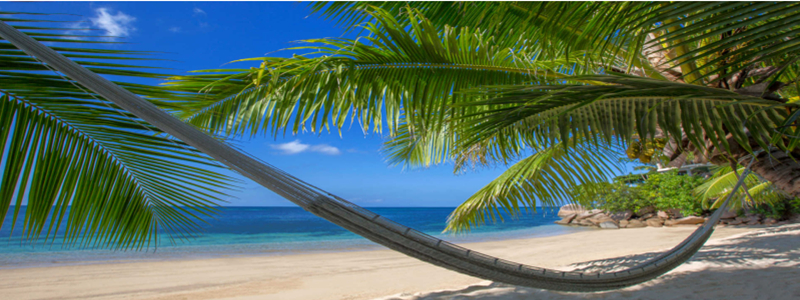
#> input picture datas/beach.jpg, 800 x 300 px
$ jupyter execute '65-图像特效-锐化.ipynb'   (shell and % lines are left out)
#> lines starting #> are read from the running program, lines starting #| are printed output that depends on the picture
# 图像特效-锐化

[cell 1]
from scipy import signal
import numpy as np
import cv2
import matplotlib.pyplot as plt
import math

[cell 2]
src = cv2.imread('../datas/beach.jpg')
#> src is the input picture: shape (300, 800, 3); mean B, G, R 97.8, 108.9, 84.7
gray = cv2.imread('../datas/beac.jpg',0)
rgb = cv2.cvtColor(src,cv2.COLOR_BGR2RGB)

[cell 3]
def sharpen(src):
    kernel =np.array([[0, -1, 0],
                [-1, 5, -1],
                [0, -1, 0]]).astype(dtype=np.float32)
    srcf = src.astype(np.float32)
    dst = np.zeros_like(srcf)
    if len(src.shape) > 2:
        dst[:,:,0] = signal.convolve2d(srcf[:,:,0],kernel, boundary='symm', mode='same')
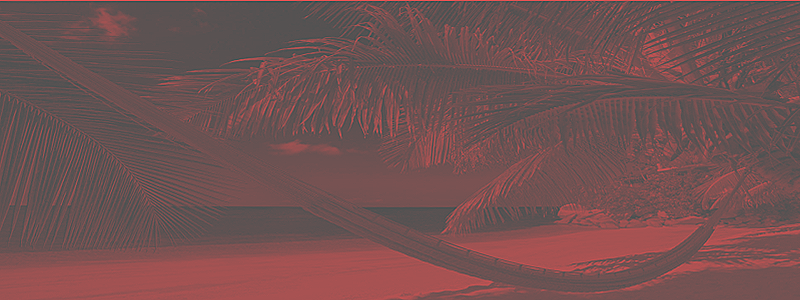
#> dst: shape (300, 800, 3) float32; mean R, G, B 84.7, 0, 0; drawn with min black and max white
        dst[:,:,1] = signal.convolve2d(srcf[:,:,1],kernel, boundary='symm', mode='same')
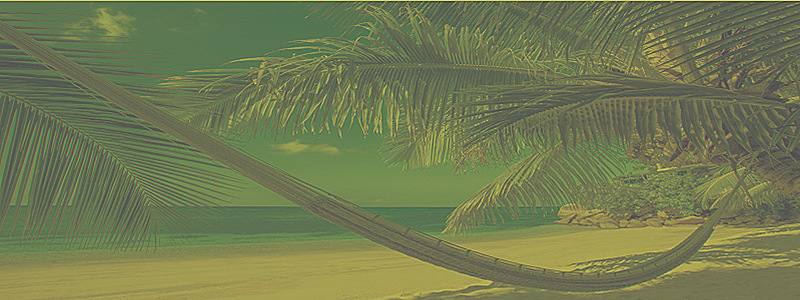
#> dst: shape (300, 800, 3) float32; mean R, G, B 84.7, 108.9, 0; drawn with min black and max white
        dst[:,:,2] = signal.convolve2d(srcf[:,:,2],kernel, boundary='symm', mode='same')
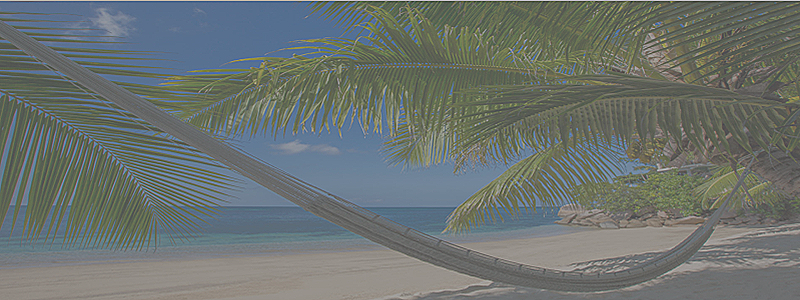
#> dst: shape (300, 800, 3) float32; mean R, G, B 84.7, 108.9, 97.8; drawn with min black and max white
    else:
        dst = signal.convolve2d(srcf,kernel, boundary='symm', mode='same')
    dst = np.clip(dst,0,255)
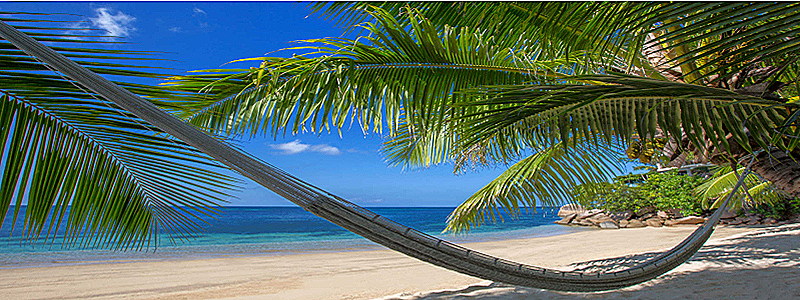
#> dst: shape (300, 800, 3) float32; mean R, G, B 85.8, 108.6, 101.7
    return dst.astype(np.uint8)
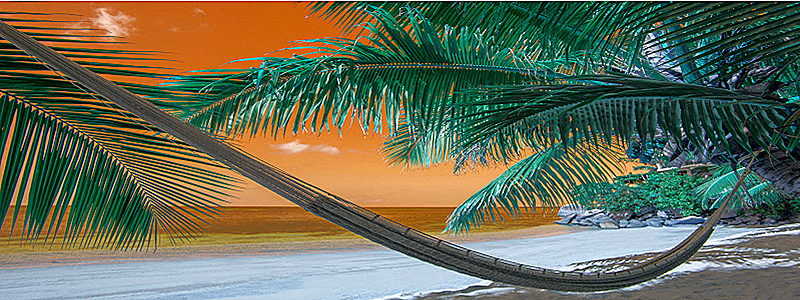
#> returned value: shape (300, 800, 3); mean of channels 0, 1, 2 85.8, 108.6, 101.7; drawn as B, G, R

$ run again, with datas/animal.jpg copied over datas/beach.jpg
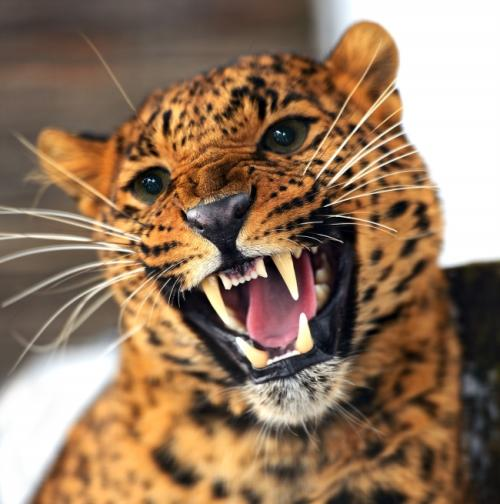
#> input picture datas/animal.jpg, 500 x 504 px
#> src is the input picture: shape (504, 500, 3); mean B, G, R 95.3, 119.5, 147.5
#> in sharpen, `dst[:,:,2] = signal.convolve2d(srcf[:,:,2],kernel, boundary='symm', mo..`:
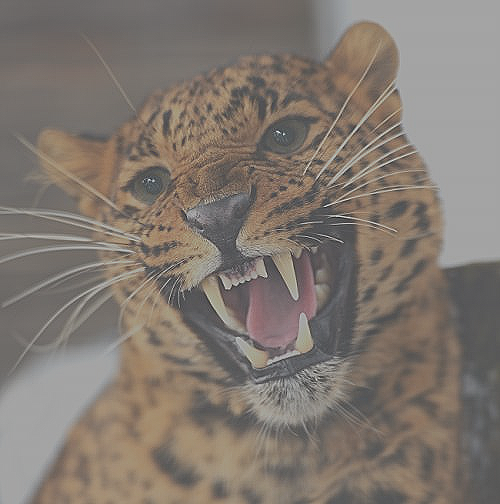
#> dst: shape (504, 500, 3) float32; mean R, G, B 147.5, 119.6, 95.3; drawn with min black and max white
#> in sharpen, `return dst.astype(np.uint8)`:
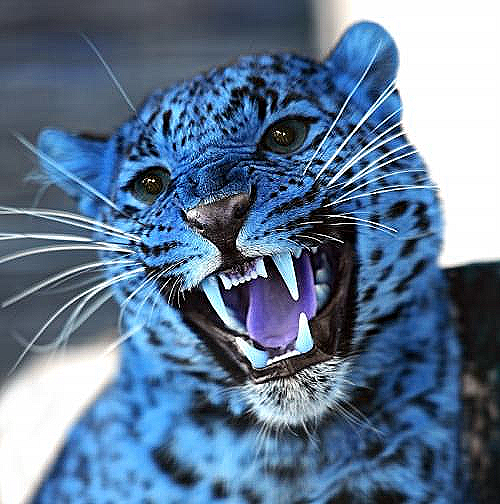
#> returned value: shape (504, 500, 3); mean of channels 0, 1, 2 146.8, 119.5, 95.8; drawn as B, G, R

$ run again, with datas/animal1.jpg copied over datas/beach.jpg
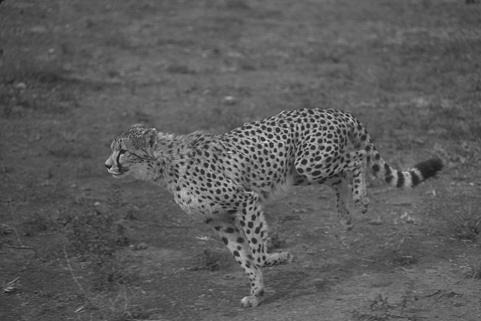
#> input picture datas/animal1.jpg, 481 x 321 px
#> src is the input picture: shape (321, 481, 3); min 13, max 220, mean 91.1
#> in sharpen, `dst[:,:,2] = signal.convolve2d(srcf[:,:,2],kernel, boundary='symm', mo..`:
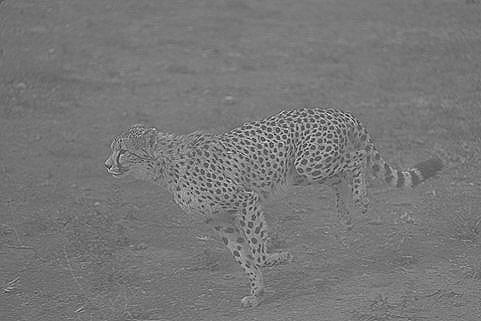
#> dst: shape (321, 481, 3) float32; min -239, max 465, mean 91.1; drawn with min black and max white
#> in sharpen, `dst = np.clip(dst,0,255)`:
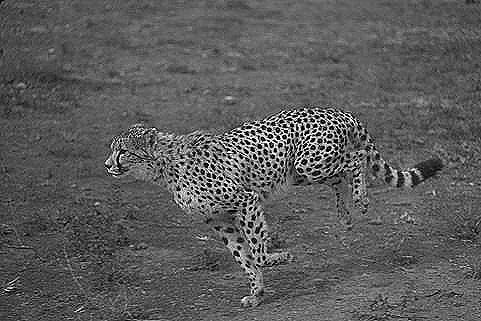
#> dst: shape (321, 481, 3) float32; min 0, max 255, mean 91.7
